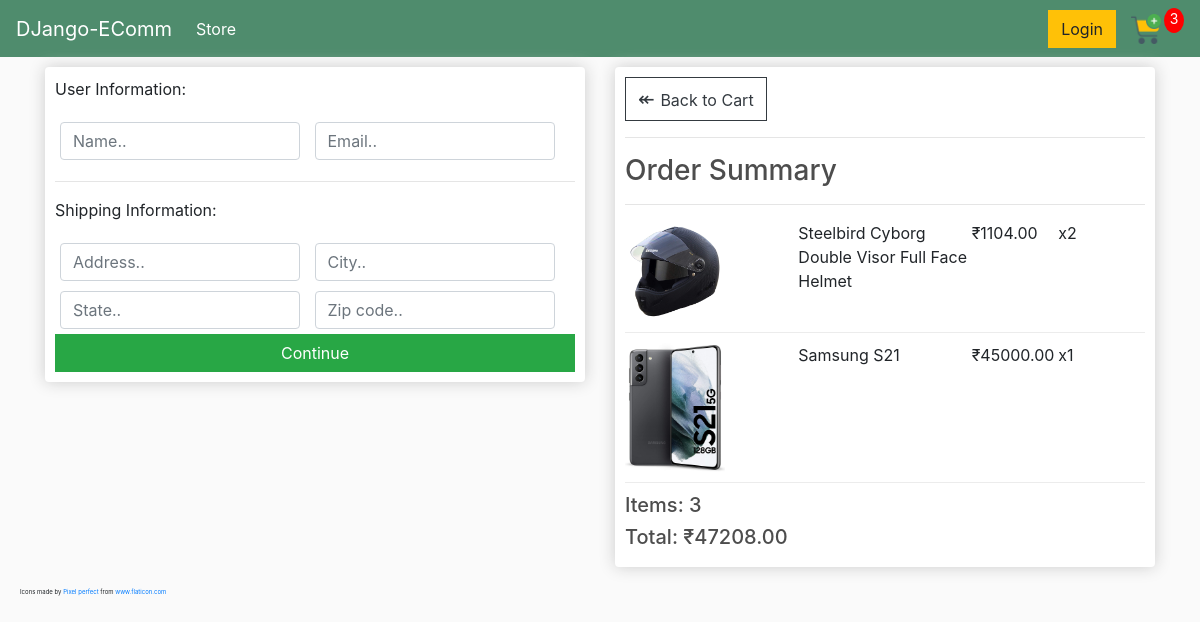
The page /checkout/ (signed in) on the database as committed earlier.
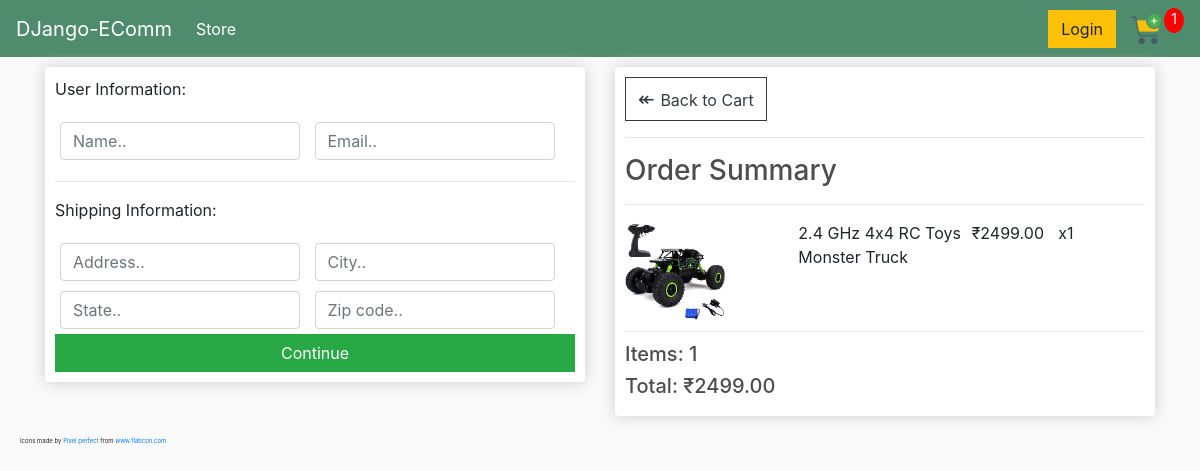
The same page on the database as committed later.
### store/models.py (models this page shows, shortened)
class OrderItem(models.Model):
    order = models.ForeignKey(Order, on_delete=models.SET_NULL, null=True)
    product = models.ForeignKey(Product, on_delete=models.SET_NULL, null=True)
    quantity = models.IntegerField(default=0, null=True)
    date_added = models.DateTimeField(auto_now_add=True)
    @property
    def get_total(self):
        return self.product.price * self.quantity

class Product(models.Model):
    name = models.CharField(max_length=200)
    price = models.FloatField(null=False)
    digital = models.BooleanField(null=False)
    image = models.ImageField(null=True, blank=True)
    @property
    def imageURL(self):
        try:
            url = self.image.url
        except:
            url = ""
        return url

class Order(models.Model):
    customer = models.ForeignKey(Customer, on_delete=models.SET_NULL, null=True)
    date_ordered = models.DateTimeField(auto_now_add=True)
    completed = models.BooleanField(default=False)
    transaction_id = models.CharField(max_length=100, null=False)
    @property
    def get_total_cart_price(self):
        order_items = self.orderitem_set.all()
        total = sum([item.get_total for item in order_items])
        return total
    @property
    def get_total_cart_items(self):
        order_items = self.orderitem_set.all()
        total = sum([item.quantity for item in order_items])
        return total
    @property
    def need_shipping(self):
        order_items = self.orderitem_set.all()
        shipping = False
        for i in order_items:
            if i.product.digital == False:
                shipping = True
        return shipping

### store/views.py (the view, shortened to what this page needs)
# urls.py: path("checkout/", views.checkout_page, name="checkout"),
def checkout_page(request):
    if request.user.is_authenticated:
        customer = request.user.customer
        order, created = Order.objects.get_or_create(customer=customer, completed=False)
        items = order.orderitem_set.all()
        cart_items = order.get_total_cart_items
    context = {
        "items": items,
        "order": order,
        "cart_items": cart_items,
    }
    return render(request, "store/checkout.html", context)

### store/templates/store/checkout.html (shortened to what this page needs)
{% extends 'store/main.html' %}
{% load static %}
{% block content %}
<div class="row">
	<div class="col-lg-6">
		<div class="box-element" id="form-wrapper">
			<form action="post" id="form">
				<div id="user-info">
					<p>User Information:</p>
					<div class="form-field">
						<input
							required
							class="form-control"
							type="text"
							name="name"
							placeholder="Name.."
						/>
					</div>
					<div class="form-field">
						<input
							required
							class="form-control"
							type="email"
							name="email"
							placeholder="Email.."
						/>
					</div>
				</div>
				<hr />
				<div id="shipping-info">
					<p>Shipping Information:</p>
					<div class="form-field">
						<input
							class="form-control"
							type="text"
							name="address"
							placeholder="Address.."
						/>
					</div>
					<div class="form-field">
						<input
							class="form-control"
							type="text"
							name="city"
							placeholder="City.."
						/>
					</div>
					<div class="form-field">
						<input
							class="form-control"
							type="text"
							name="state"
							placeholder="State.."
						/>
					</div>
					<div class="form-field">
						<input
							class="form-control"
							type="text"
							name="zipcode"
							placeholder="Zip code.."
						/>
					</div>
				</div>
				<input
					id="form-button"
					class="btn btn-success btn-block"
					type="submit"
					value="Continue"
				/>
			</form>
		</div>
		<br />
	</div>
	<div class="col-lg-6">
		<div class="box-element">
			<a href="{% url 'cart' %}" class="btn btn-outline-dark"
				><span class="spcl-ch">↞ </span>Back to Cart</a
			>
			<hr />
			<h3>Order Summary</h3>
			<hr />
			{% for item in items %}
			<div class="cart-row">
				<div style="flex: 2">
					{% if item.product.imageURL %}
					<img
						src="{{item.product.imageURL}}"
						class="row-image"
						alt="cart-product-image"
					/>
					{% else %}
					<img
						src="{% static 'images/placeholder.png' %}"
						class="row-image"
						alt="cart-product-image"
					/>
					{% endif %}
				</div>
				<div style="flex: 2"><p>{{item.product.name}}</p></div>
				<div style="flex: 1">
					<p>₹{{item.product.price|floatformat:2}}</p>
				</div>
				<div style="flex: 1"><p>x{{item.quantity}}</p></div>
			</div>
			{% endfor %}
			<h5>Items: {{order.get_total_cart_items}}</h5>
			<h5>Total: ₹{{order.get_total_cart_price|floatformat:2}}</h5>
		</div>
	</div>
</div>
{% endblock content %}

Rows that differ between the two databases and show on the page:
removed OrderItem: product.imageURL (picture), product.name "Steelbird Cyborg Double Visor Full Face Helmet", product.price "1104.00", quantity "2"
removed OrderItem: product.imageURL (picture), product.name "Samsung S21", product.price "45000.00", quantity "1"
added OrderItem: product.imageURL (picture), product.name "2.4 GHz 4x4 RC Toys Monster Truck", product.price "2499.00", quantity "1"
computed for Order: get_total_cart_items "3" → "1"; get_total_cart_price "47208.00" → "2499.00"
Other text that changed with them:
{{ cart_items }}: "3" → "1"
